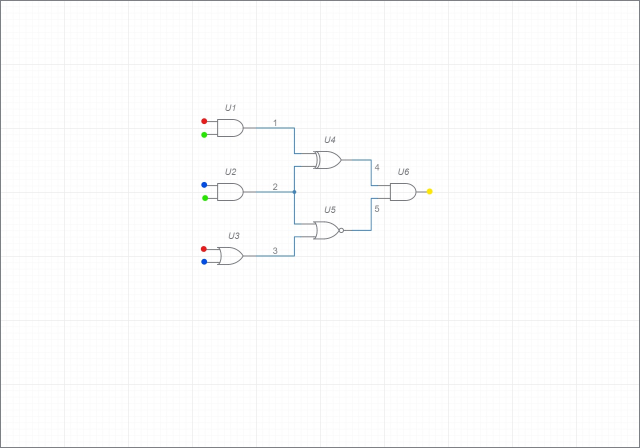
#> input picture test_circuit_2.jpg, 1280 x 896 px, found by its file name (shown at 1/2 size)
$ jupyter execute --allow-errors Untitled.ipynb
#> lines starting #> are read from the running program, lines starting #| are printed output that depends on the picture
[cell 1]
import numpy as np
import cv2
#import imutils
import MTM
import pandas

def check_intersection(r1,r2):
    if ((r1[2]  <  r2[0])  or  (r1[0]   >  r2[2])  or (r1[1] >  r2[3]) or (r1[3]<r2[1]) ):

        return False
    else:
        return True

img=cv2.imread('/home/adit/Documents/Programming/projects/circuitx/test_circuit_2.jpg')
#> img is the input picture: shape (896, 1280, 3); mean B, G, R 251.9, 251.8, 251.7
xor=cv2.imread('/home/adit/Documents/Programming/projects/circuitx/gates/xor.png')
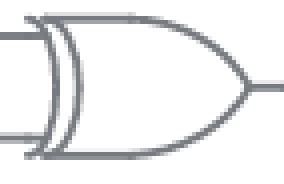
#> input picture gates/xor.png, 71 x 46 px, found by its file name (shown 4 times larger)
#> xor is the input picture: shape (46, 71, 3); mean B, G, R 238.3, 237.7, 237.2
xnor=cv2.imread('/home/adit/Documents/Programming/projects/circuitx/gates/xnor.png')
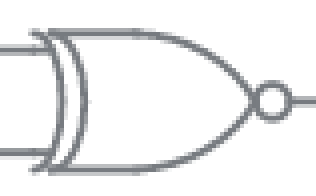
#> input picture gates/xnor.png, 79 x 49 px, found by its file name (shown 4 times larger)
#> xnor is the input picture: shape (49, 79, 3); mean B, G, R 239.4, 238.8, 238.3
andi=cv2.imread('/home/adit/Documents/Programming/projects/circuitx/gates/and.png')
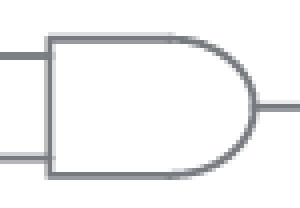
#> input picture gates/and.png, 75 x 52 px, found by its file name (shown 4 times larger)
#> andi is the input picture: shape (52, 75, 3); mean B, G, R 243.5, 243, 242.7
nand=cv2.imread('/home/adit/Documents/Programming/projects/circuitx/gates/nand.png')
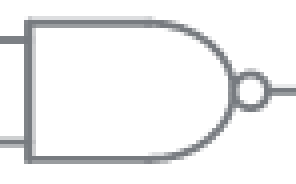
#> input picture gates/nand.png, 74 x 46 px, found by its file name (shown 4 times larger)
#> nand is the input picture: shape (46, 74, 3); mean B, G, R 240.6, 240, 239.6
nor=cv2.imread('/home/adit/Documents/Programming/projects/circuitx/gates/nor.png')
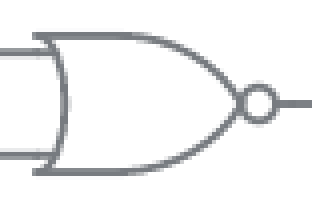
#> input picture gates/nor.png, 78 x 52 px, found by its file name (shown 4 times larger)
#> nor is the input picture: shape (52, 78, 3); mean B, G, R 242.4, 241.9, 241.5
or_=cv2.imread('/home/adit/Documents/Programming/projects/circuitx/gates/or.png')
not_=cv2.imread('/home/adit/Documents/Programming/projects/circuitx/gates/not.png')
templates = [xor,xnor,andi,nand,nor,or_,not_]
#> (the rest of this cell did not finish here and is left out)
